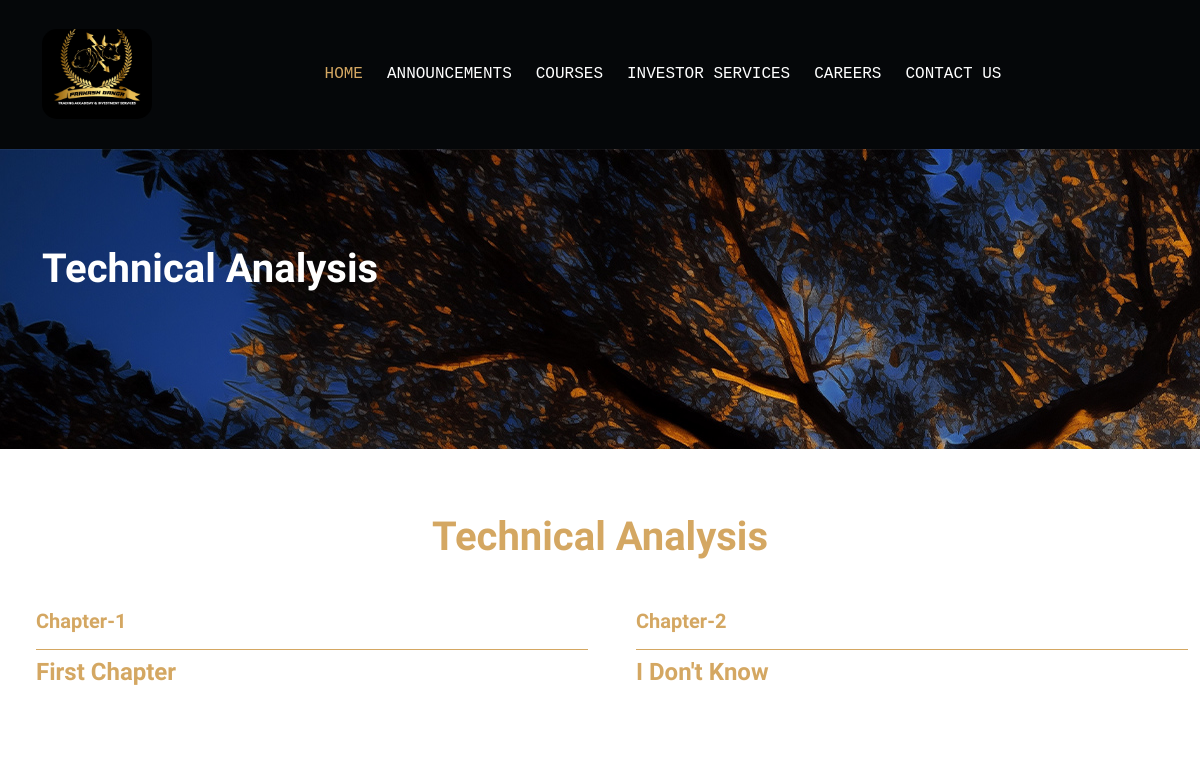
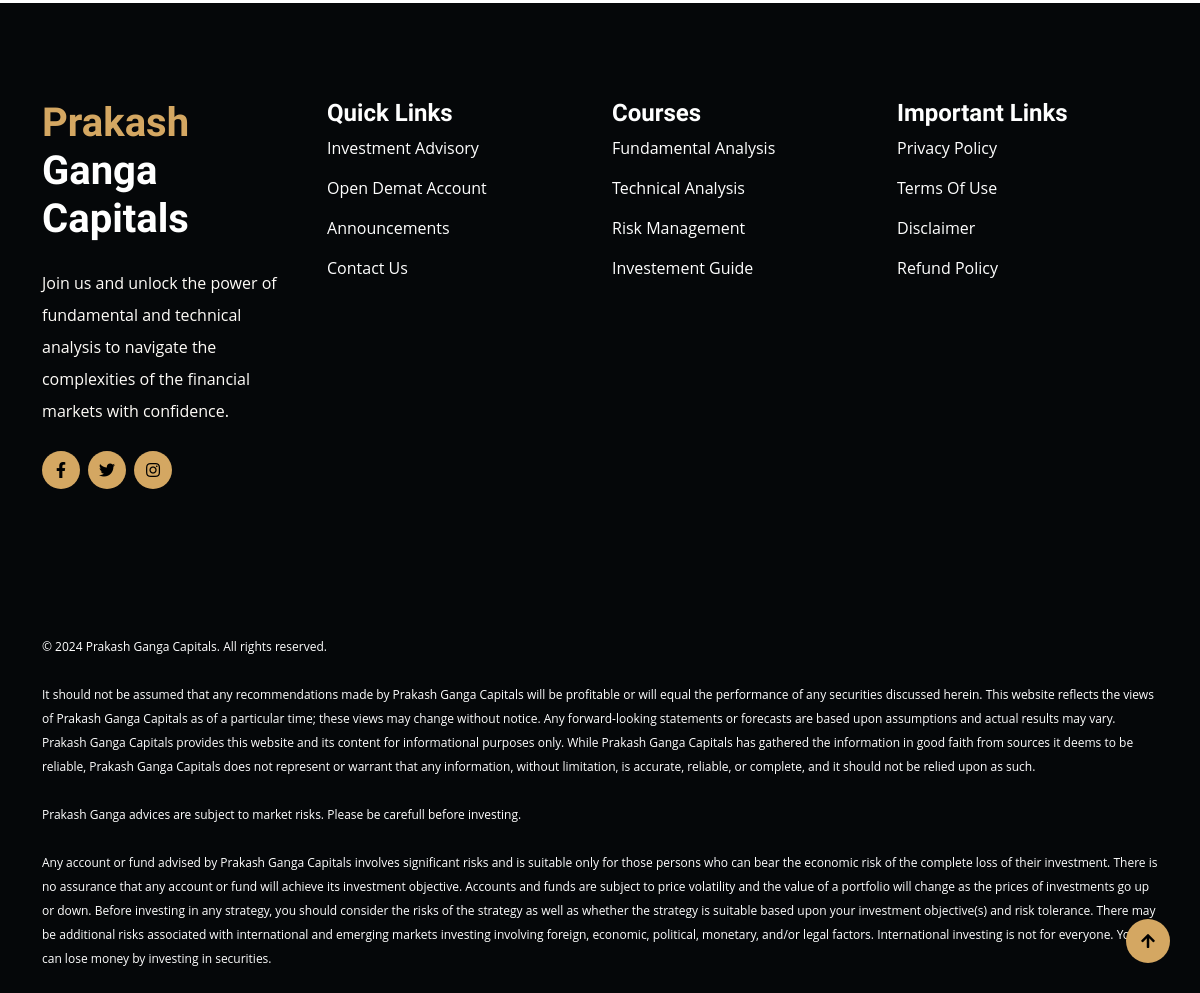
The app's page /courses/1 (signed in) with its own data (2 pictures, top to bottom).
### dashboard/models.py (models this page shows, shortened)
class Course(models.Model):
    id = models.AutoField(primary_key=True)
    name = models.CharField(max_length=25,default='')
    short_description = models.TextField(default="",max_length=150)
    def __str__(self):
        return self.name
    class Meta:
        verbose_name = "Course"
        verbose_name_plural = "Courses"

class Chapter(models.Model):
    id = models.AutoField(primary_key=True)
    date_time = models.DateTimeField(auto_now_add=True)
    course = models.ForeignKey(Course,on_delete=models.CASCADE,null=True,blank=True)
    chapter_number = models.IntegerField()
    chapter_name = models.CharField(max_length=100)
    thumbnail = models.FileField(upload_to='thumbnail/',null=True,blank=True)
    video = models.FileField(upload_to='videos/')
    content = CKEditor5Field('Text', config_name='extends')

### dashboard/views.py (the view)
# urls.py: path("courses/<str:id>",courses,name='courses'),
@login_required
def courses(request,id):
    if not request.user.is_suscribed:
        return redirect('/pricing')
    course = Course.objects.all()
    current_course = Course.objects.get(id=id)
    chapters = Chapter.objects.filter(course=current_course)
    context = {
        "chapters":chapters,
        "course":course,
        "current_course":current_course,
    }
    return render(request,"dashboard/courses.html",context)

### templates/dashboard/courses.html (shortened to what this page needs)
{% extends 'home/main.html' %}
{% block title %}
<h1 class="mb-4 animated bounceInDown" style="color: white;">{{ current_course }}</h1>
{% endblock title %}
{% block body %}
{% load custom_filters %}
<br><br>
<section id="courses">
    <div class="content-wrapper">
        <div class="container-xxl flex-grow-1 container-p-y">
            <div class="row">
                <div class="tab-class text-center">
                    <div class="tab-content">
                        <h1 class="mb-4 animated bounceInDown text-primary">{{ current_course }}</h1>
                        <br>
                        <div id="tab-6" class="tab-pane fade show p-0 active">
                            <div class="row g-4">
                                {% for x in chapters %}
                                <div class="col-lg-6 wow bounceInUp" data-wow-delay="0.1s"
                                    style="visibility: visible; animation-delay: 0.1s; animation-name: bounceInUp;">
                                    <div class="menu-item d-flex align-items-center">
                                        <div class="w-100 d-flex flex-column text-start ps-4">
                                            <a href="/chapters/{{current_course.id}}?page={{forloop.counter}}">
                                                <div
                                                class="d-flex justify-content-between border-bottom border-primary pb-2 mb-2">
                                                <h5>Chapter-{{forloop.counter}}</h5>
                                            </div>
                                            <h4 class="mb-0" style="text-transform: capitalize;">
                                                {{x.chapter_name}}
                                            </h4>
                                        </a>
                                        </div>
                                    </div>
                                </div>
                                {% endfor %}
                            </div>
                        </div>
                    </div>
                </div>
            </div>
        </div>
    </div>
</section>
{% endblock body %}

### static/landing/css/style.css (style rules this page uses)
.wow, .animated { animation-duration: 2s !important; }

### records on screen
Course: name "Technical Analysis"
Chapter: chapter_name "First Chapter"
Chapter: chapter_name "I Don't Know"
